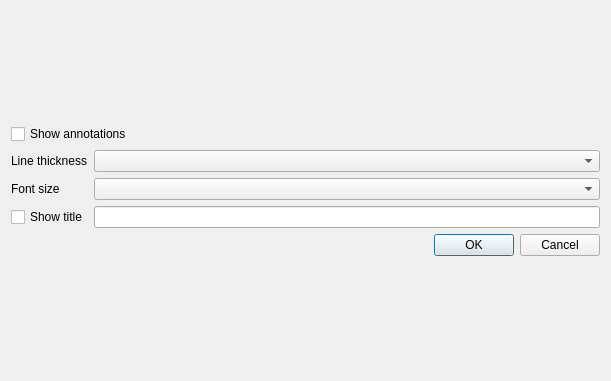
<?xml version="1.0" encoding="UTF-8"?>
<ui version="4.0">
 <class>Form</class>
 <widget class="QWidget" name="Form">
  <property name="geometry">
   <rect>
    <x>0</x>
    <y>0</y>
    <width>611</width>
    <height>381</height>
   </rect>
  </property>
  <property name="windowTitle">
   <string>Export Image Options</string>
  </property>
  <layout class="QGridLayout" name="gridLayout_2">
   <item row="0" column="0">
    <layout class="QHBoxLayout" name="plot_layout"/>
   </item>
   <item row="0" column="1">
    <layout class="QGridLayout" name="grid_rt">
     <item row="3" column="1">
      <widget class="QLineEdit" name="titleInput"/>
     </item>
     <item row="1" column="1">
      <widget class="QComboBox" name="lineThickInput"/>
     </item>
     <item row="4" column="1">
      <widget class="QDialogButtonBox" name="okBtn">
       <property name="standardButtons">
        <set>QDialogButtonBox::Cancel|QDialogButtonBox::Ok</set>
       </property>
      </widget>
     </item>
     <item colspan="2" row="0" column="0">
      <widget class="QCheckBox" name="annCbox">
       <property name="text">
        <string>Show annotations</string>
       </property>
      </widget>
     </item>
     <item row="1" column="0">
      <widget class="QLabel" name="lineLabel">
       <property name="text">
        <string>Line thickness</string>
       </property>
      </widget>
     </item>
     <item row="2" column="1">
      <widget class="QComboBox" name="textSizeInput"/>
     </item>
     <item row="2" column="0">
      <widget class="QLabel" name="textLabel">
       <property name="text">
        <string>Font size</string>
       </property>
      </widget>
     </item>
     <item row="3" column="0">
      <widget class="QCheckBox" name="titleCbox">
       <property name="text">
        <string>Show title</string>
       </property>
      </widget>
     </item>
    </layout>
   </item>
  </layout>
 </widget>
 <resources/>
 <connections>
  <connection>
   <sender>annCbox</sender>
   <signal>toggled()</signal>
   <receiver>Form</receiver>
   <slot>annChecked()</slot>
  </connection>
  <connection>
   <sender>titleCbox</sender>
   <signal>toggled()</signal>
   <receiver>Form</receiver>
   <slot>titleChecked()</slot>
  </connection>
  <connection>
   <sender>lineThickInput</sender>
   <signal>currentIndexChanged(int)</signal>
   <receiver>Form</receiver>
   <slot>chgLineThick()</slot>
  </connection>
  <connection>
   <sender>textSizeInput</sender>
   <signal>currentIndexChanged(int)</signal>
   <receiver>Form</receiver>
   <slot>chgTextSize()</slot>
  </connection>
  <connection>
   <sender>titleInput</sender>
   <signal>textChanged()</signal>
   <receiver>Form</receiver>
   <slot>titleChanged()</slot>
  </connection>
 </connections>
</ui>
